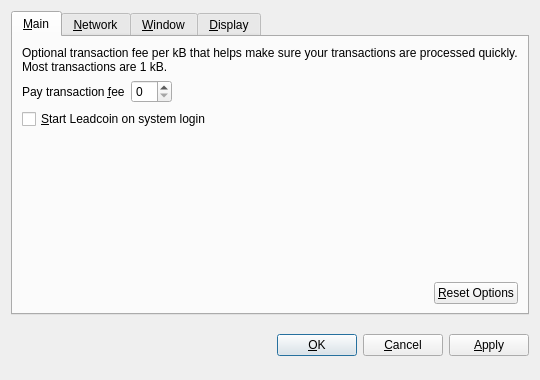
<?xml version="1.0" encoding="UTF-8"?>
<ui version="4.0">
 <class>OptionsDialog</class>
 <widget class="QDialog" name="OptionsDialog">
  <property name="geometry">
   <rect>
    <x>0</x>
    <y>0</y>
    <width>540</width>
    <height>380</height>
   </rect>
  </property>
  <property name="windowTitle">
   <string>Options</string>
  </property>
  <property name="modal">
   <bool>true</bool>
  </property>
  <layout class="QVBoxLayout" name="verticalLayout">
   <item>
    <widget class="QTabWidget" name="tabWidget">
     <property name="tabPosition">
      <enum>QTabWidget::North</enum>
     </property>
     <property name="currentIndex">
      <number>0</number>
     </property>
     <widget class="QWidget" name="tabMain">
      <attribute name="title">
       <string>&amp;Main</string>
      </attribute>
      <layout class="QVBoxLayout" name="verticalLayout_Main">
       <item>
        <widget class="QLabel" name="transactionFeeInfoLabel">
         <property name="text">
          <string>Optional transaction fee per kB that helps make sure your transactions are processed quickly. Most transactions are 1 kB.</string>
         </property>
         <property name="textFormat">
          <enum>Qt::PlainText</enum>
         </property>
         <property name="wordWrap">
          <bool>true</bool>
         </property>
        </widget>
       </item>
       <item>
        <layout class="QHBoxLayout" name="horizontalLayout_1_Main">
         <item>
          <widget class="QLabel" name="transactionFeeLabel">
           <property name="text">
            <string>Pay transaction &amp;fee</string>
           </property>
           <property name="textFormat">
            <enum>Qt::PlainText</enum>
           </property>
           <property name="buddy">
            <cstring>transactionFee</cstring>
           </property>
          </widget>
         </item>
         <item>
          <widget class="BitcoinAmountField" name="transactionFee"/>
         </item>
         <item>
          <spacer name="horizontalSpacer_1_Main">
           <property name="orientation">
            <enum>Qt::Horizontal</enum>
           </property>
           <property name="sizeHint" stdset="0">
            <size>
             <width>40</width>
             <height>20</height>
            </size>
           </property>
          </spacer>
         </item>
        </layout>
       </item>
       <item>
        <widget class="QCheckBox" name="bitcoinAtStartup">
         <property name="toolTip">
          <string>Automatically start Leadcoin after logging in to the system.</string>
         </property>
         <property name="text">
          <string>&amp;Start Leadcoin on system login</string>
         </property>
        </widget>
       </item>
       <item>
        <spacer name="verticalSpacer_Main">
         <property name="orientation">
          <enum>Qt::Vertical</enum>
         </property>
         <property name="sizeHint" stdset="0">
          <size>
           <width>20</width>
           <height>40</height>
          </size>
         </property>
        </spacer>
       </item>
       <item>
        <layout class="QHBoxLayout" name="horizontalLayout_2_Main">
         <item>
          <spacer name="horizontalSpacer_2_Main">
           <property name="orientation">
            <enum>Qt::Horizontal</enum>
           </property>
           <property name="sizeHint" stdset="0">
            <size>
             <width>40</width>
             <height>20</height>
            </size>
           </property>
          </spacer>
         </item>
         <item>
          <widget class="QPushButton" name="resetButton">
           <property name="toolTip">
            <string>Reset all client options to default.</string>
           </property>
           <property name="text">
            <string>&amp;Reset Options</string>
           </property>
           <property name="autoDefault">
            <bool>false</bool>
           </property>
          </widget>
         </item>
        </layout>
       </item>
      </layout>
     </widget>
     <widget class="QWidget" name="tabNetwork">
      <attribute name="title">
       <string>&amp;Network</string>
      </attribute>
      <layout class="QVBoxLayout" name="verticalLayout_Network">
       <item>
        <widget class="QCheckBox" name="mapPortUpnp">
         <property name="toolTip">
          <string>Automatically open the Leadcoin client port on the router. This only works when your router supports UPnP and it is enabled.</string>
         </property>
         <property name="text">
          <string>Map port using &amp;UPnP</string>
         </property>
        </widget>
       </item>
       <item>
        <widget class="QCheckBox" name="connectSocks">
         <property name="toolTip">
          <string>Connect to the Leadcoin network through a SOCKS proxy (e.g. when connecting through Tor).</string>
         </property>
         <property name="text">
          <string>&amp;Connect through SOCKS proxy:</string>
         </property>
        </widget>
       </item>
       <item>
        <layout class="QHBoxLayout" name="horizontalLayout_Network">
         <item>
          <widget class="QLabel" name="proxyIpLabel">
           <property name="text">
            <string>Proxy &amp;IP:</string>
           </property>
           <property name="textFormat">
            <enum>Qt::PlainText</enum>
           </property>
           <property name="buddy">
            <cstring>proxyIp</cstring>
           </property>
          </widget>
         </item>
         <item>
          <widget class="QValidatedLineEdit" name="proxyIp">
           <property name="maximumSize">
            <size>
             <width>140</width>
             <height>16777215</height>
            </size>
           </property>
           <property name="toolTip">
            <string>IP address of the proxy (e.g. 127.0.0.1)</string>
           </property>
          </widget>
         </item>
         <item>
          <widget class="QLabel" name="proxyPortLabel">
           <property name="text">
            <string>&amp;Port:</string>
           </property>
           <property name="textFormat">
            <enum>Qt::PlainText</enum>
           </property>
           <property name="buddy">
            <cstring>proxyPort</cstring>
           </property>
          </widget>
         </item>
         <item>
          <widget class="QLineEdit" name="proxyPort">
           <property name="maximumSize">
            <size>
             <width>55</width>
             <height>16777215</height>
            </size>
           </property>
           <property name="toolTip">
            <string>Port of the proxy (e.g. 9050)</string>
           </property>
          </widget>
         </item>
         <item>
          <widget class="QLabel" name="socksVersionLabel">
           <property name="text">
            <string>SOCKS &amp;Version:</string>
           </property>
           <property name="textFormat">
            <enum>Qt::PlainText</enum>
           </property>
           <property name="buddy">
            <cstring>socksVersion</cstring>
           </property>
          </widget>
         </item>
         <item>
          <widget class="QValueComboBox" name="socksVersion">
           <property name="toolTip">
            <string>SOCKS version of the proxy (e.g. 5)</string>
           </property>
          </widget>
         </item>
         <item>
          <spacer name="horizontalSpacer_Network">
           <property name="orientation">
            <enum>Qt::Horizontal</enum>
           </property>
           <property name="sizeHint" stdset="0">
            <size>
             <width>40</width>
             <height>20</height>
            </size>
           </property>
          </spacer>
         </item>
        </layout>
       </item>
       <item>
        <spacer name="verticalSpacer_Network">
         <property name="orientation">
          <enum>Qt::Vertical</enum>
         </property>
         <property name="sizeHint" stdset="0">
          <size>
           <width>20</width>
           <height>40</height>
          </size>
         </property>
        </spacer>
       </item>
      </layout>
     </widget>
     <widget class="QWidget" name="tabWindow">
      <attribute name="title">
       <string>&amp;Window</string>
      </attribute>
      <layout class="QVBoxLayout" name="verticalLayout_Window">
       <item>
        <widget class="QCheckBox" name="minimizeToTray">
         <property name="toolTip">
          <string>Show only a tray icon after minimizing the window.</string>
         </property>
         <property name="text">
          <string>&amp;Minimize to the tray instead of the taskbar</string>
         </property>
        </widget>
       </item>
       <item>
        <widget class="QCheckBox" name="minimizeOnClose">
         <property name="toolTip">
          <string>Minimize instead of exit the application when the window is closed. When this option is enabled, the application will be closed only after selecting Quit in the menu.</string>
         </property>
         <property name="text">
          <string>M&amp;inimize on close</string>
         </property>
        </widget>
       </item>
       <item>
        <spacer name="verticalSpacer_Window">
         <property name="orientation">
          <enum>Qt::Vertical</enum>
         </property>
         <property name="sizeHint" stdset="0">
          <size>
           <width>20</width>
           <height>40</height>
          </size>
         </property>
        </spacer>
       </item>
      </layout>
     </widget>
     <widget class="QWidget" name="tabDisplay">
      <attribute name="title">
       <string>&amp;Display</string>
      </attribute>
      <layout class="QVBoxLayout" name="verticalLayout_Display">
       <item>
        <layout class="QHBoxLayout" name="horizontalLayout_1_Display">
         <item>
          <widget class="QLabel" name="langLabel">
           <property name="text">
            <string>User Interface &amp;language:</string>
           </property>
           <property name="textFormat">
            <enum>Qt::PlainText</enum>
           </property>
           <property name="buddy">
            <cstring>lang</cstring>
           </property>
          </widget>
         </item>
         <item>
          <widget class="QValueComboBox" name="lang">
           <property name="toolTip">
            <string>The user interface language can be set here. This setting will take effect after restarting Leadcoin.</string>
           </property>
          </widget>
         </item>
        </layout>
       </item>
       <item>
        <layout class="QHBoxLayout" name="horizontalLayout_2_Display">
         <item>
          <widget class="QLabel" name="unitLabel">
           <property name="text">
            <string>&amp;Unit to show amounts in:</string>
           </property>
           <property name="textFormat">
            <enum>Qt::PlainText</enum>
           </property>
           <property name="buddy">
            <cstring>unit</cstring>
           </property>
          </widget>
         </item>
         <item>
          <widget class="QValueComboBox" name="unit">
           <property name="toolTip">
            <string>Choose the default subdivision unit to show in the interface and when sending coins.</string>
           </property>
          </widget>
         </item>
        </layout>
       </item>
       <item>
        <widget class="QCheckBox" name="displayAddresses">
         <property name="toolTip">
          <string>Whether to show Leadcoin addresses in the transaction list or not.</string>
         </property>
         <property name="text">
          <string>&amp;Display addresses in transaction list</string>
         </property>
        </widget>
       </item>
       <item>
        <spacer name="verticalSpacer_Display">
         <property name="orientation">
          <enum>Qt::Vertical</enum>
         </property>
         <property name="sizeHint" stdset="0">
          <size>
           <width>20</width>
           <height>40</height>
          </size>
         </property>
        </spacer>
       </item>
      </layout>
     </widget>
    </widget>
   </item>
   <item>
    <layout class="QHBoxLayout" name="horizontalLayout_Buttons">
     <item>
      <spacer name="horizontalSpacer_1">
       <property name="orientation">
        <enum>Qt::Horizontal</enum>
       </property>
       <property name="sizeHint" stdset="0">
        <size>
         <width>40</width>
         <height>48</height>
        </size>
       </property>
      </spacer>
     </item>
     <item>
      <widget class="QLabel" name="statusLabel">
       <property name="font">
        <font>
         <weight>75</weight>
         <bold>true</bold>
        </font>
       </property>
       <property name="text">
        <string/>
       </property>
       <property name="textFormat">
        <enum>Qt::PlainText</enum>
       </property>
       <property name="wordWrap">
        <bool>true</bool>
       </property>
      </widget>
     </item>
     <item>
      <spacer name="horizontalSpacer_2">
       <property name="orientation">
        <enum>Qt::Horizontal</enum>
       </property>
       <property name="sizeHint" stdset="0">
        <size>
         <width>40</width>
         <height>48</height>
        </size>
       </property>
      </spacer>
     </item>
     <item>
      <widget class="QPushButton" name="okButton">
       <property name="text">
        <string>&amp;OK</string>
       </property>
      </widget>
     </item>
     <item>
      <widget class="QPushButton" name="cancelButton">
       <property name="text">
        <string>&amp;Cancel</string>
       </property>
       <property name="autoDefault">
        <bool>false</bool>
       </property>
      </widget>
     </item>
     <item>
      <widget class="QPushButton" name="applyButton">
       <property name="text">
        <string>&amp;Apply</string>
       </property>
       <property name="autoDefault">
        <bool>false</bool>
       </property>
      </widget>
     </item>
    </layout>
   </item>
  </layout>
 </widget>
 <customwidgets>
  <customwidget>
   <class>BitcoinAmountField</class>
   <extends>QSpinBox</extends>
   <header>bitcoinamountfield.h</header>
  </customwidget>
  <customwidget>
   <class>QValueComboBox</class>
   <extends>QComboBox</extends>
   <header>qvaluecombobox.h</header>
  </customwidget>
  <customwidget>
   <class>QValidatedLineEdit</class>
   <extends>QLineEdit</extends>
   <header>qvalidatedlineedit.h</header>
  </customwidget>
 </customwidgets>
 <resources/>
 <connections/>
</ui>
